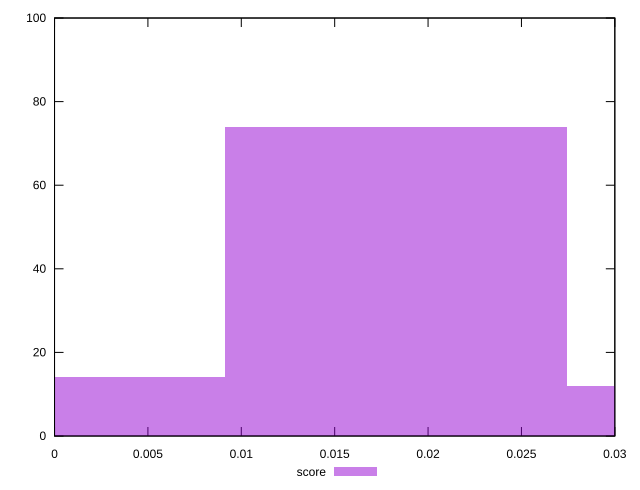

Recreate this plot in gnuplot.
reset

$score <<EOF
0.018286408561328876 74
0.03657281712265775 12
0 14
EOF

set key outside below
set boxwidth 0.018286408561328876
set xrange [0:0.03]
set yrange [0:100]
set trange [0:100]
set style fill transparent solid 0.5 noborder
set terminal svg size 640, 490 enhanced background rgb 'white'
set output "report_00015_2021-02-09T16-11-33.973Z/cumulative-layout-shift/samples/pages+cached+noadtech/score/histogram.svg"

plot $score title "score" with boxes

reset
